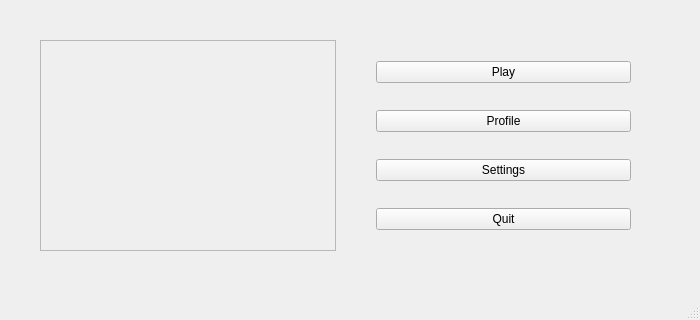
<?xml version="1.0" encoding="UTF-8"?>
<ui version="4.0">
 <class>MainWindow</class>
 <widget class="QMainWindow" name="MainWindow">
  <property name="geometry">
   <rect>
    <x>0</x>
    <y>0</y>
    <width>700</width>
    <height>320</height>
   </rect>
  </property>
  <property name="sizePolicy">
   <sizepolicy hsizetype="Minimum" vsizetype="Preferred">
    <horstretch>0</horstretch>
    <verstretch>0</verstretch>
   </sizepolicy>
  </property>
  <property name="minimumSize">
   <size>
    <width>700</width>
    <height>320</height>
   </size>
  </property>
  <property name="windowTitle">
   <string>Chess Game</string>
  </property>
  <widget class="QWidget" name="centralWidget">
   <widget class="QWidget" name="layoutWidget">
    <property name="geometry">
     <rect>
      <x>20</x>
      <y>20</y>
      <width>651</width>
      <height>251</height>
     </rect>
    </property>
    <layout class="QHBoxLayout" name="horizontalLayout">
     <property name="spacing">
      <number>20</number>
     </property>
     <property name="sizeConstraint">
      <enum>QLayout::SetNoConstraint</enum>
     </property>
     <property name="leftMargin">
      <number>20</number>
     </property>
     <property name="topMargin">
      <number>20</number>
     </property>
     <property name="rightMargin">
      <number>20</number>
     </property>
     <property name="bottomMargin">
      <number>20</number>
     </property>
     <item>
      <widget class="QFrame" name="frame">
       <property name="frameShape">
        <enum>QFrame::StyledPanel</enum>
       </property>
       <property name="frameShadow">
        <enum>QFrame::Raised</enum>
       </property>
       <widget class="QLabel" name="label">
        <property name="geometry">
         <rect>
          <x>20</x>
          <y>20</y>
          <width>261</width>
          <height>171</height>
         </rect>
        </property>
        <property name="text">
         <string>&lt;html&gt;&lt;head/&gt;&lt;body&gt;&lt;p&gt;&lt;img src=&quot;:/imgs/chess_menu.jpg&quot;/&gt;&lt;/p&gt;&lt;/body&gt;&lt;/html&gt;</string>
        </property>
        <property name="scaledContents">
         <bool>true</bool>
        </property>
        <property name="alignment">
         <set>Qt::AlignCenter</set>
        </property>
       </widget>
      </widget>
     </item>
     <item>
      <layout class="QVBoxLayout" name="verticalLayout">
       <property name="leftMargin">
        <number>20</number>
       </property>
       <property name="topMargin">
        <number>0</number>
       </property>
       <property name="rightMargin">
        <number>20</number>
       </property>
       <property name="bottomMargin">
        <number>0</number>
       </property>
       <item>
        <widget class="QPushButton" name="playButton">
         <property name="text">
          <string>Play</string>
         </property>
        </widget>
       </item>
       <item>
        <widget class="QPushButton" name="profileButton">
         <property name="text">
          <string>Profile</string>
         </property>
        </widget>
       </item>
       <item>
        <widget class="QPushButton" name="settingsButton">
         <property name="text">
          <string>Settings</string>
         </property>
        </widget>
       </item>
       <item>
        <widget class="QPushButton" name="quitButton">
         <property name="text">
          <string>Quit</string>
         </property>
        </widget>
       </item>
      </layout>
     </item>
    </layout>
   </widget>
  </widget>
  <widget class="QStatusBar" name="statusBar"/>
 </widget>
 <layoutdefault spacing="6" margin="11"/>
 <resources/>
 <connections/>
</ui>
